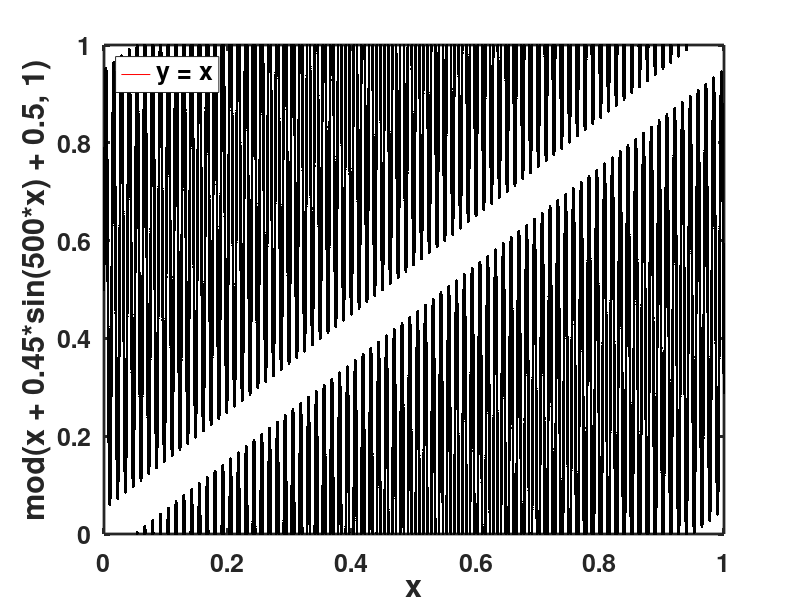

The MATLAB script that drew this image:
x = linspace(0, 1, 1000000); % Generate 1000000 points between 0 and 1
y = mod(x + 0.45*sin(500*x) + 0.5, 1); % Calculate the function values

% Plot the mod function
figure;
plot(x, y,'k.'); hold on
plot2=plot(x, x, 'r');
set(gca, 'FontSize', 18, 'FontWeight', 'bold', 'LineWidth', 2);
xlabel('x', 'FontSize', 22, 'FontWeight', 'bold');
ylabel('mod(x + 0.45*sin(500*x) + 0.5, 1)', 'FontSize', 22, 'FontWeight', 'bold');
%title('Plot of mod(x + 0.45*sin(100*x) + 0.5, 1)');
legend( plot2,'y = x', 'Location', 'northwest','FontSize', 18, 'FontWeight', 'bold');

set(gcf, 'Units', 'Inches', 'Position', [1, 1, 8, 6]);
% saveas(gcf, 'ch_plot3.jpeg');
